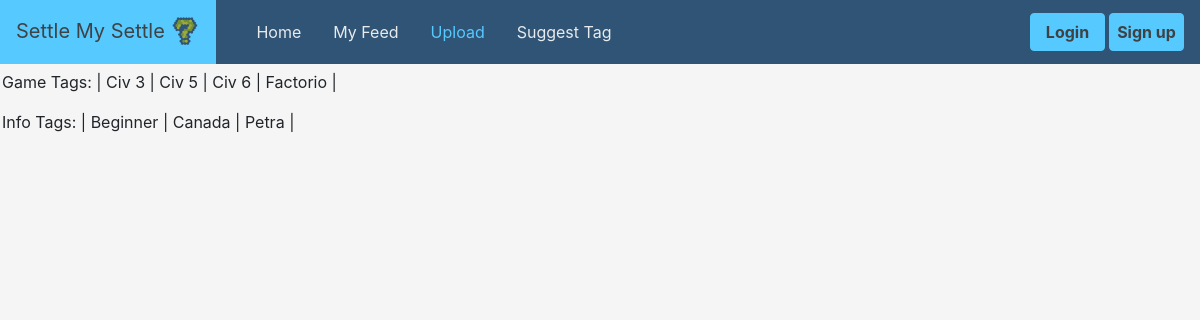
/settle/upload, run on the app's committed database.
### settle/models.py (models this page shows)
class Tag(models.Model):
    text = models.CharField(max_length=20, unique=True)
    colour = ColourField()  # hex code, represented by ColourField
    is_game_tag = models.BooleanField()  # True if game tag, False if info tag
    is_pending = models.BooleanField()
    steamAppId = models.IntegerField(blank=True, null=True)
    def __str__(self):
        return self.text

### settle/views.py (the view)
def upload(request):
    context_dict = {}
    game_tags = Tag.objects.filter(is_game_tag=True).filter(
        is_pending=False).order_by("text")
    info_tags = Tag.objects.filter(is_game_tag=False).filter(
        is_pending=False).order_by("text")
    context_dict["game_tags"] = game_tags
    context_dict["info_tags"] = info_tags
    return render(request, 'settle/upload.html', context=context_dict)

### templates/settle/upload.html (shortened to what this page needs)
{% extends 'settle/base.html' %}
{% load staticfiles %}
{% block body_block %}
    <p> Game Tags: |
    {% for tag in game_tags %}
        {{ tag }} |
    {% endfor %}
    </p>
    <p> Info Tags: |
        {% for tag in info_tags %}
            {{ tag }} |
        {% endfor %}
    </p>
{% endblock %}

### static/css/base.css (style rules this page uses)
body { background-color: #F5F5F5; overflow-x: hidden; }

### data on the page
Tag: text "Civ 3"
Tag: text "Civ 5"
Tag: text "Civ 6"
Tag: text "Factorio"
Tag: text "Beginner"
Tag: text "Canada"
Tag: text "Petra"
